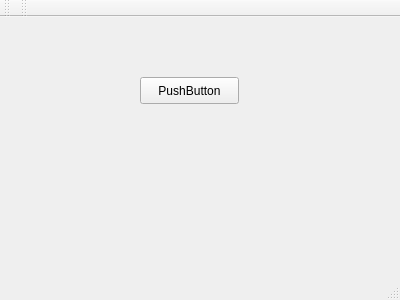
<?xml version="1.0" encoding="UTF-8"?>
<ui version="4.0">
 <class>MainWindow</class>
 <widget class="QMainWindow" name="MainWindow">
  <property name="geometry">
   <rect>
    <x>0</x>
    <y>0</y>
    <width>400</width>
    <height>300</height>
   </rect>
  </property>
  <property name="windowTitle">
   <string>MainWindow</string>
  </property>
  <widget class="QWidget" name="centralWidget">
   <widget class="QPushButton" name="startButton">
    <property name="geometry">
     <rect>
      <x>140</x>
      <y>60</y>
      <width>99</width>
      <height>27</height>
     </rect>
    </property>
    <property name="text">
     <string>PushButton</string>
    </property>
    <property name="checkable">
     <bool>true</bool>
    </property>
   </widget>
  </widget>
  <widget class="QMenuBar" name="menuBar">
   <property name="geometry">
    <rect>
     <x>0</x>
     <y>0</y>
     <width>400</width>
     <height>25</height>
    </rect>
   </property>
  </widget>
  <widget class="QToolBar" name="mainToolBar">
   <attribute name="toolBarArea">
    <enum>TopToolBarArea</enum>
   </attribute>
   <attribute name="toolBarBreak">
    <bool>false</bool>
   </attribute>
  </widget>
  <widget class="QStatusBar" name="statusBar"/>
  <widget class="QToolBar" name="toolBar">
   <property name="windowTitle">
    <string>toolBar</string>
   </property>
   <attribute name="toolBarArea">
    <enum>TopToolBarArea</enum>
   </attribute>
   <attribute name="toolBarBreak">
    <bool>false</bool>
   </attribute>
  </widget>
 </widget>
 <layoutdefault spacing="6" margin="11"/>
 <resources/>
 <connections/>
</ui>
